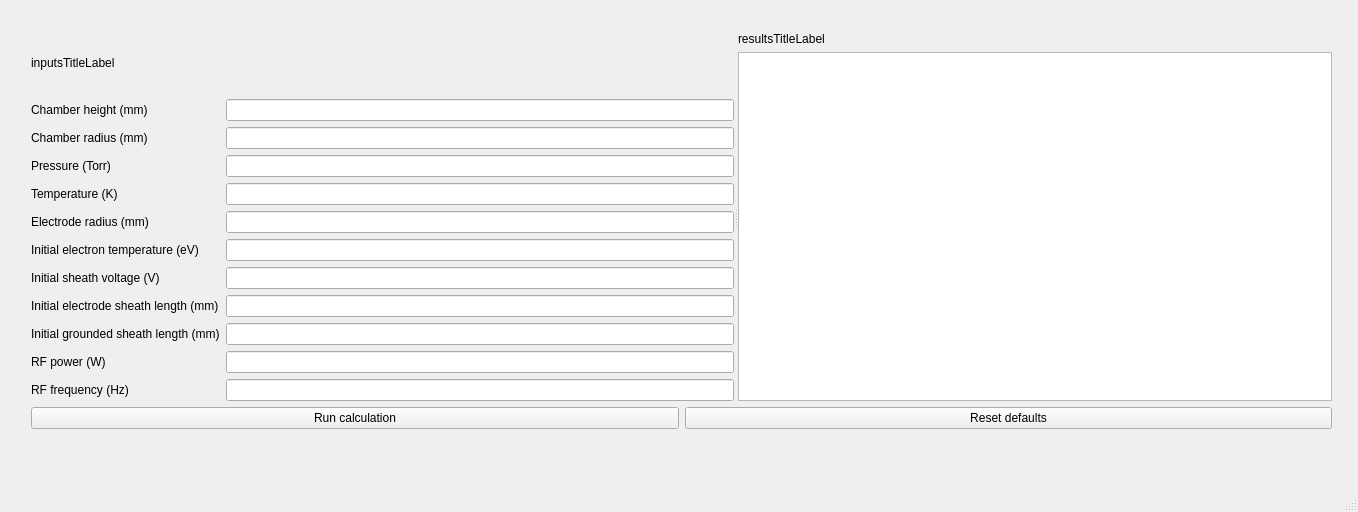
<?xml version="1.0" encoding="UTF-8"?>
<ui version="4.0">
 <class>MainWindow</class>
 <widget class="QMainWindow" name="MainWindow">
  <property name="geometry">
   <rect>
    <x>0</x>
    <y>0</y>
    <width>1358</width>
    <height>512</height>
   </rect>
  </property>
  <property name="windowTitle">
   <string>Plasma Calculator</string>
  </property>
  <widget class="QWidget" name="centralwidget">
   <widget class="QWidget" name="">
    <property name="geometry">
     <rect>
      <x>31</x>
      <y>32</y>
      <width>1301</width>
      <height>397</height>
     </rect>
    </property>
    <layout class="QVBoxLayout" name="verticalLayout_3">
     <item>
      <widget class="QSplitter" name="splitter">
       <property name="orientation">
        <enum>Qt::Orientation::Horizontal</enum>
       </property>
       <widget class="QWidget" name="">
        <layout class="QVBoxLayout" name="verticalLayout_2">
         <item>
          <widget class="QLabel" name="inputsLabel">
           <property name="text">
            <string>inputsTitleLabel</string>
           </property>
          </widget>
         </item>
         <item>
          <layout class="QFormLayout" name="formLayout">
           <item row="0" column="0">
            <widget class="QLabel" name="chamberHeightMmLabel">
             <property name="text">
              <string>Chamber height (mm)</string>
             </property>
            </widget>
           </item>
           <item row="0" column="1">
            <widget class="QLineEdit" name="chamberHeightMmEdit"/>
           </item>
           <item row="1" column="0">
            <widget class="QLabel" name="chamberRadiusMmLabel">
             <property name="text">
              <string>Chamber radius (mm)</string>
             </property>
            </widget>
           </item>
           <item row="1" column="1">
            <widget class="QLineEdit" name="chamberRadiusMmEdit"/>
           </item>
           <item row="2" column="0">
            <widget class="QLabel" name="pressureTorrLabel">
             <property name="text">
              <string>Pressure (Torr)</string>
             </property>
            </widget>
           </item>
           <item row="2" column="1">
            <widget class="QLineEdit" name="pressureTorrEdit"/>
           </item>
           <item row="3" column="0">
            <widget class="QLabel" name="temperatureKLabel">
             <property name="text">
              <string>Temperature (K)</string>
             </property>
            </widget>
           </item>
           <item row="3" column="1">
            <widget class="QLineEdit" name="temperatureKEdit"/>
           </item>
           <item row="4" column="0">
            <widget class="QLabel" name="electrodeRadiusMmLabel">
             <property name="text">
              <string>Electrode radius (mm)</string>
             </property>
            </widget>
           </item>
           <item row="4" column="1">
            <widget class="QLineEdit" name="electrodeRadiusMmEdit"/>
           </item>
           <item row="5" column="0">
            <widget class="QLabel" name="initialElectronTemperatureEvLabel">
             <property name="text">
              <string>Initial electron temperature (eV)</string>
             </property>
            </widget>
           </item>
           <item row="5" column="1">
            <widget class="QLineEdit" name="initialElectronTemperatureEvEdit"/>
           </item>
           <item row="6" column="0">
            <widget class="QLabel" name="initialSheathVoltageLabel">
             <property name="text">
              <string>Initial sheath voltage (V)</string>
             </property>
            </widget>
           </item>
           <item row="6" column="1">
            <widget class="QLineEdit" name="initialSheathVoltageEdit"/>
           </item>
           <item row="7" column="0">
            <widget class="QLabel" name="initialSheathLengthElectrodeMmLabel">
             <property name="text">
              <string>Initial electrode sheath length (mm)</string>
             </property>
            </widget>
           </item>
           <item row="7" column="1">
            <widget class="QLineEdit" name="initialSheathLengthElectrodeMmEdit"/>
           </item>
           <item row="8" column="0">
            <widget class="QLabel" name="initialSheathLengthGroundedMmLabel">
             <property name="text">
              <string>Initial grounded sheath length (mm)</string>
             </property>
            </widget>
           </item>
           <item row="8" column="1">
            <widget class="QLineEdit" name="initialSheathLengthGroundedMmEdit"/>
           </item>
           <item row="9" column="0">
            <widget class="QLabel" name="rfPowerLabel">
             <property name="text">
              <string>RF power (W)</string>
             </property>
            </widget>
           </item>
           <item row="9" column="1">
            <widget class="QLineEdit" name="rfPowerEdit"/>
           </item>
           <item row="10" column="0">
            <widget class="QLabel" name="rfFrequencyLabel">
             <property name="text">
              <string>RF frequency (Hz)</string>
             </property>
            </widget>
           </item>
           <item row="10" column="1">
            <widget class="QLineEdit" name="rfFrequencyEdit"/>
           </item>
          </layout>
         </item>
        </layout>
       </widget>
       <widget class="QWidget" name="">
        <layout class="QVBoxLayout" name="verticalLayout">
         <item>
          <widget class="QLabel" name="resultsTitleLabel">
           <property name="text">
            <string>resultsTitleLabel</string>
           </property>
          </widget>
         </item>
         <item>
          <widget class="QPlainTextEdit" name="resultTextEdit">
           <property name="readOnly">
            <bool>true</bool>
           </property>
          </widget>
         </item>
        </layout>
       </widget>
      </widget>
     </item>
     <item>
      <layout class="QHBoxLayout" name="horizontalLayout">
       <item>
        <widget class="QPushButton" name="runCalculationButton">
         <property name="text">
          <string>Run calculation</string>
         </property>
        </widget>
       </item>
       <item>
        <widget class="QPushButton" name="resetDefaultsButton">
         <property name="text">
          <string>Reset defaults</string>
         </property>
        </widget>
       </item>
      </layout>
     </item>
    </layout>
   </widget>
  </widget>
  <widget class="QMenuBar" name="menubar">
   <property name="geometry">
    <rect>
     <x>0</x>
     <y>0</y>
     <width>1358</width>
     <height>27</height>
    </rect>
   </property>
  </widget>
  <widget class="QStatusBar" name="statusbar"/>
 </widget>
 <resources/>
 <connections/>
</ui>
